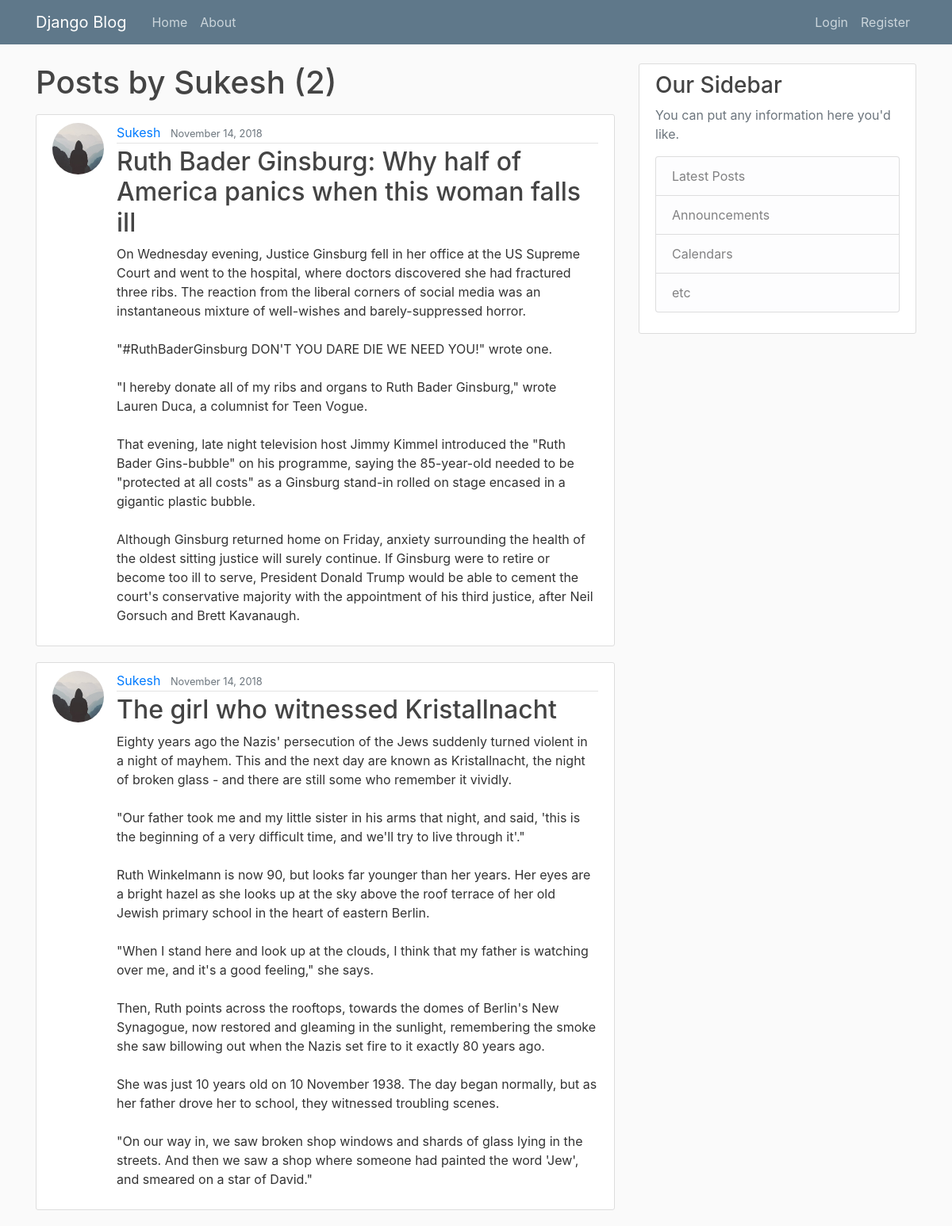
/user/Sukesh, run on the app's committed database.
### blog/models.py (models this page shows, shortened)
class Post(models.Model):
    title = models.CharField(max_length=100)
    content = models.TextField()
    date_posted = models.DateTimeField(default=timezone.now)
    author = models.ForeignKey(User, on_delete=models.CASCADE)

### users/models.py (models this page shows, shortened)
class Profile(models.Model):
    user = models.OneToOneField(User, on_delete=models.CASCADE)
    image = models.ImageField(default='default.jpg', upload_to='profile_pics')

### blog/views.py (the view)
# urls.py: path('user/<str:username>', UserPostListView.as_view(), name='user-posts'),
class UserPostListView(ListView):
    model = Post
    template_name = 'blog/user_posts.html'  # <app>/<model>_<viewtype>.html
    context_object_name = 'posts'
    paginate_by = 5
    def get_queryset(self):
        user = get_object_or_404(User, username=self.kwargs.get('username'))
        return Post.objects.filter(author=user).order_by('-date_posted')

### blog/templates/blog/user_posts.html (shortened to what this page needs)
{% extends "blog/base.html" %}
{% block content %}
    <h1 class="mb-3">Posts by {{ view.kwargs.username }} ({{ page_obj.paginator.count }})</h1>
    {% for post in posts %}
        <article class="media content-section">
          <img class="rounded-circle article-img" src="{{ post.author.profile.image.url }}">
          <div class="media-body">
            <div class="article-metadata">
              <a class="mr-2" href="{% url 'user-posts' post.author.username %}">{{ post.author }}</a>
              <small class="text-muted">{{ post.date_posted|date:"F d, Y" }}</small>
            </div>
            <h2><a class="article-title" href="{% url 'post-detail' post.id %}">{{ post.title }}</a></h2>
            <p class="article-content">{{ post.content }}</p>
          </div>
        </article>
    {% endfor %}
{% endblock content %}

### blog/static/blog/main.css (style rules this page uses)
body { background: #fafafa; color: #333333; margin-top: 5rem; }
h1, h2, h3, h4, h5, h6 { color: #444444; }
.content-section { background: #ffffff; padding: 10px 20px; border: 1px solid #dddddd; border-radius: 3px; margin-bottom: 20px; }
.article-title { color: #444444; }
.article-content { white-space: pre-line; }
.article-img { height: 65px; width: 65px; margin-right: 16px; }
.article-metadata { padding-bottom: 1px; margin-bottom: 4px; border-bottom: 1px solid #e3e3e3 }

### data on the page
Post: author.profile.image (placeholder picture), author "Sukesh", date_posted "November 14, 2018", title "Ruth Bader Ginsburg: Why half of America panics when this woman falls ill", content "On Wednesday evening, Justice Ginsburg fell in her office at the US Supreme Court and went to the hospital, where doctors discovered she had fractured three ribs. The reaction from the liberal corners of social media was an instantaneous mixture of well-wishes and barely-suppressed horror. \"#RuthBaderGinsburg DON'T YOU DARE DIE WE NEED YOU!\" wrote one. \"I hereby donate all of my ribs and organs to Ruth Bader Ginsburg,\" wrote Lauren Duca, a columnist for Teen Vogue. That evening, late night television host Jimmy Kimmel introduced the \"Ruth Bader Gins-bubble\" on his programme, saying the 85-year-old needed to be \"protected at all costs\" as a Ginsburg stand-in rolled on stage encased in a…"
Post: author.profile.image (placeholder picture), author "Sukesh", date_posted "November 14, 2018", title "The girl who witnessed Kristallnacht", content "Eighty years ago the Nazis' persecution of the Jews suddenly turned violent in a night of mayhem. This and the next day are known as Kristallnacht, the night of broken glass - and there are still some who remember it vividly. \"Our father took me and my little sister in his arms that night, and said, 'this is the beginning of a very difficult time, and we'll try to live through it'.\" Ruth Winkelmann is now 90, but looks far younger than her years. Her eyes are a bright hazel as she looks up at the sky above the roof terrace of her old Jewish primary school in the heart of eastern Berlin. \"When I stand here and look up at the clouds, I think that my father is watching over me, and it's a good…"

### other printed values
{{ view.kwargs.username }} "Sukesh"
{{ page_obj.paginator.count }} "2"
